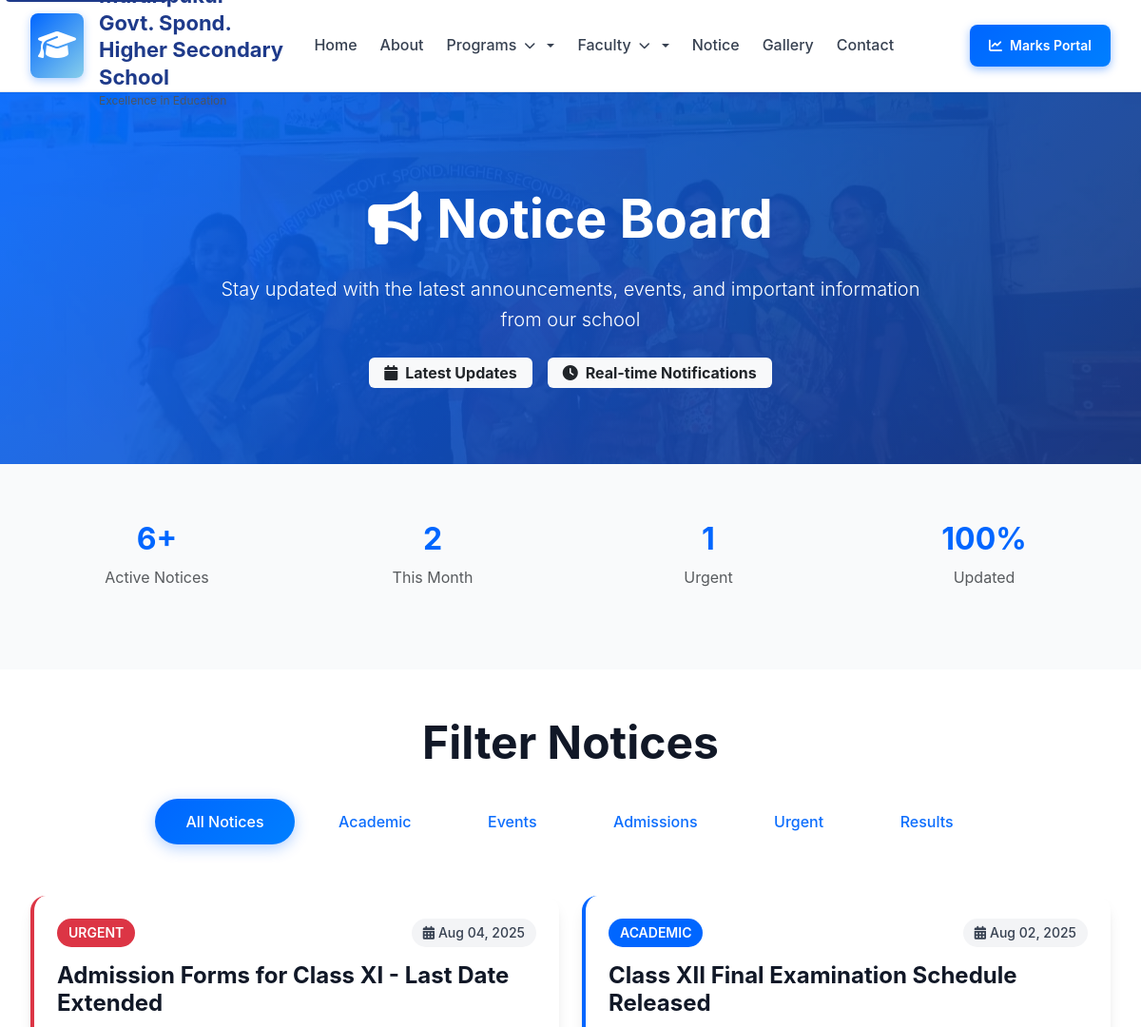
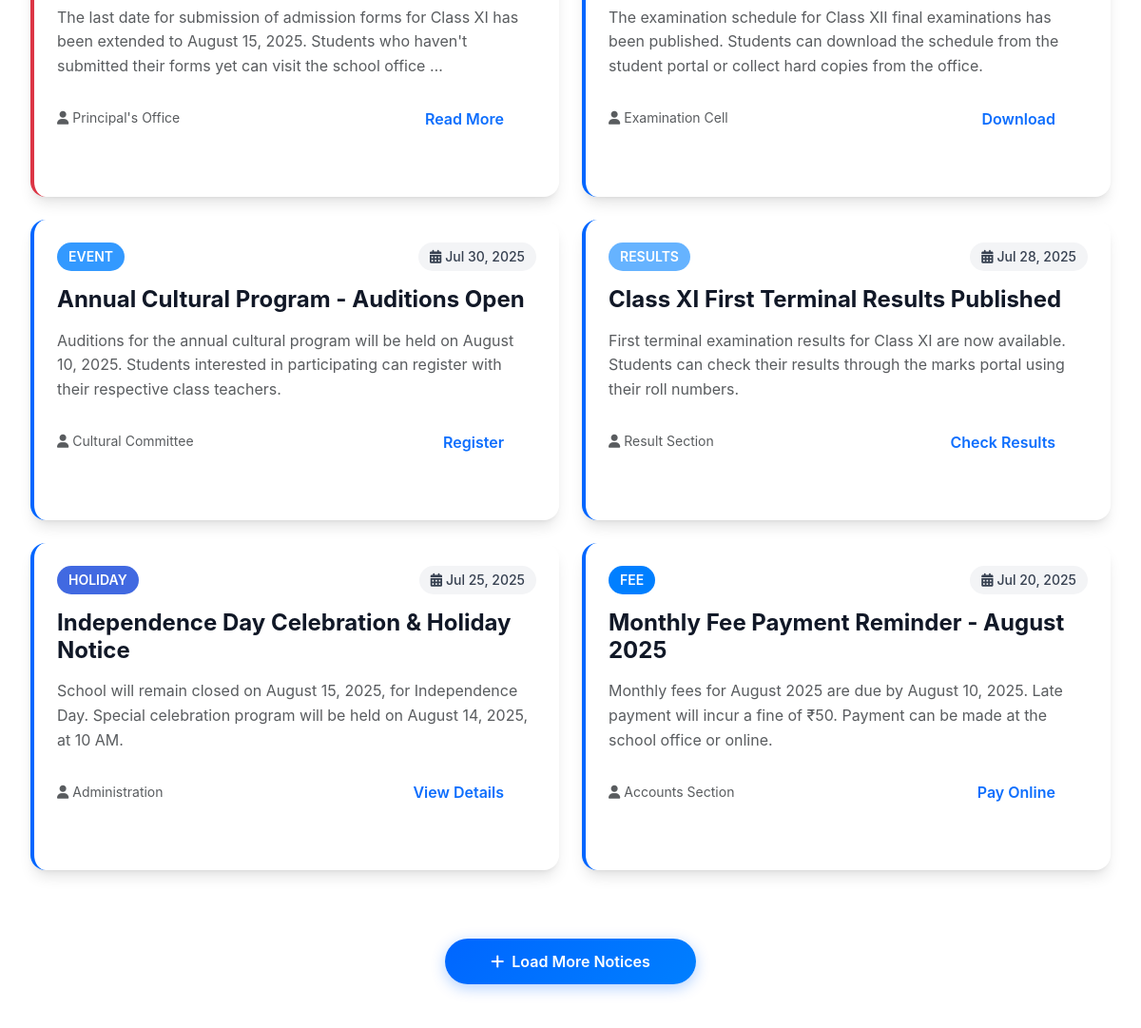
Before: /notice/ (upper part) with the older database file (2 pictures, top to bottom).
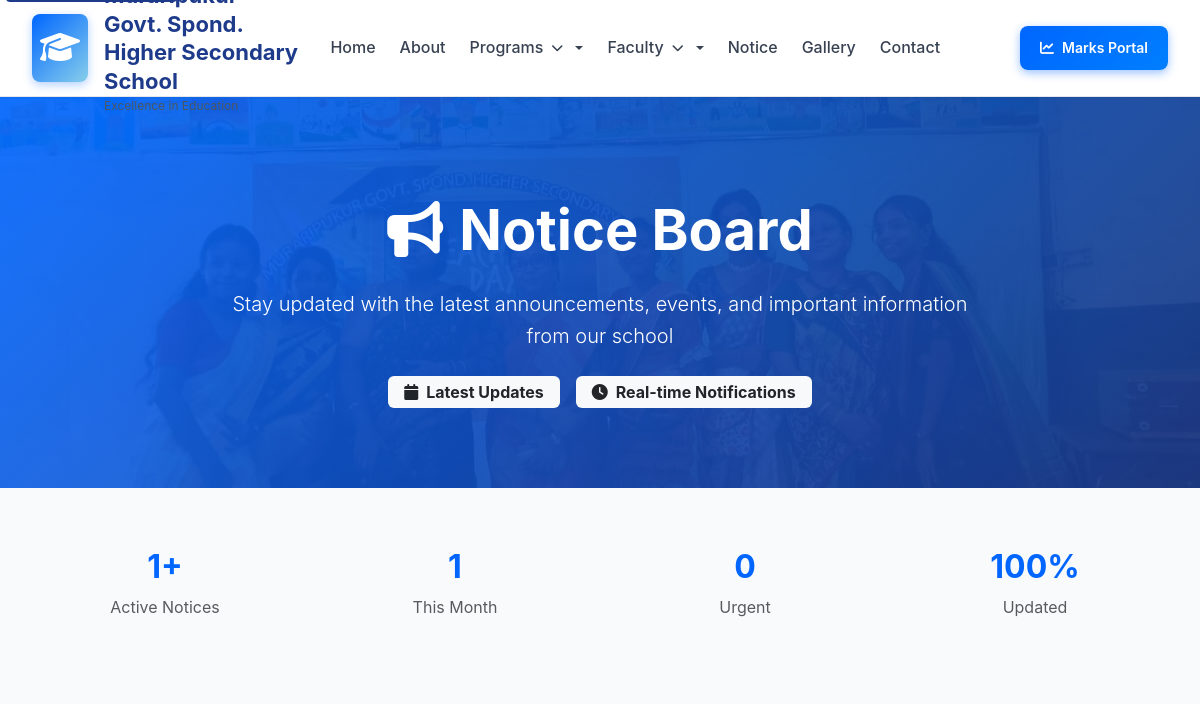
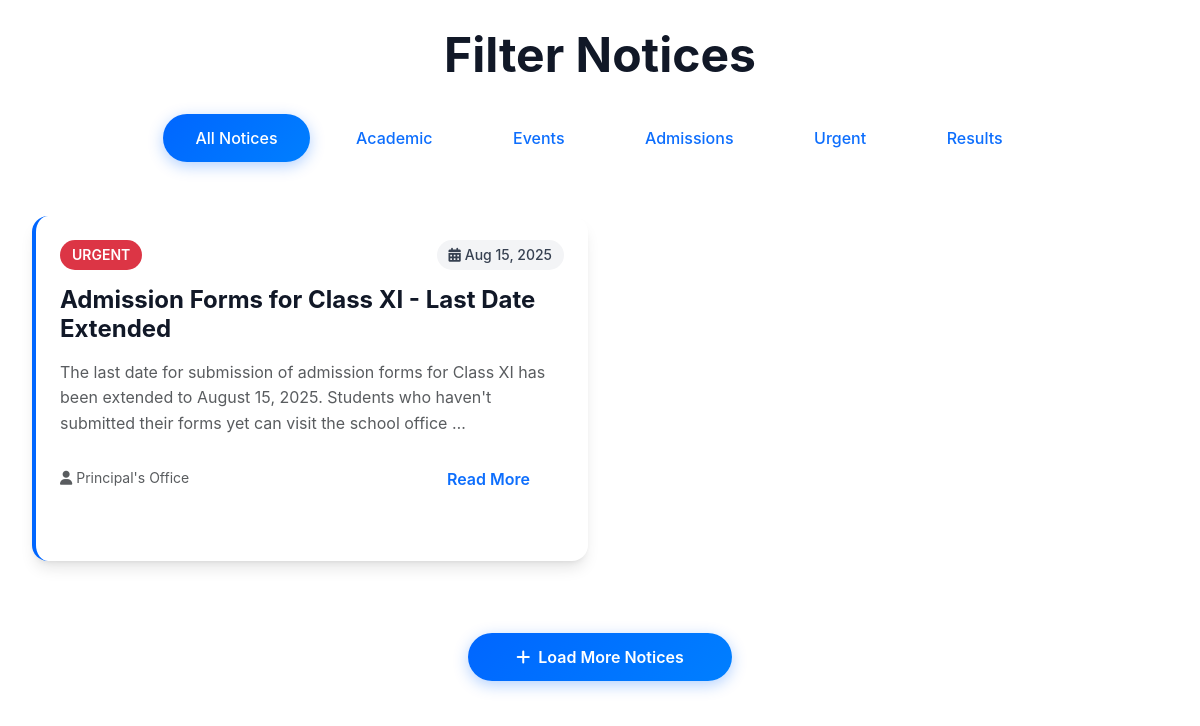
After: the same page with the newer database file (2 pictures, top to bottom).
### marks_portal/models.py (models this page shows, shortened)
class Notice(models.Model):
    CATEGORY_CHOICES = [
        ('URGENT', 'Urgent'),
        ('ACADEMIC', 'Academic'),
        ('EVENT', 'Event'),
        ('ADMISSIONS', 'Admissions'),
        ('RESULTS', 'Results'),
        ('HOLIDAY', 'Holiday'),
        ('FEE', 'Fee'),
        ('GENERAL', 'General'),
    ]
    title = models.CharField(max_length=200)
    content = models.TextField()
    category = models.CharField(max_length=20, choices=CATEGORY_CHOICES, default='GENERAL')
    posted_by = models.CharField(max_length=100)
    date_posted = models.DateTimeField(default=timezone.now)
    is_urgent = models.BooleanField(default=False)
    is_active = models.BooleanField(default=True)
    button_text = models.CharField(max_length=50, blank=True, null=True)
    pdf_file = models.FileField(upload_to='notices/', blank=True, null=True)
    class Meta:
        ordering = ['-is_urgent', '-date_posted']
    def get_badge_color(self):
        color_map = {
            'URGENT': '#dc3545',
            'ACADEMIC': 'var(--primary-blue)',
            'EVENT': 'var(--secondary-blue)',
            'ADMISSIONS': 'var(--royal-blue)',
            'RESULTS': 'var(--light-blue)',
            'HOLIDAY': 'var(--royal-blue)',
            'FEE': 'var(--electric-blue)',
            'GENERAL': 'var(--primary-blue)',
        }
        return color_map.get(self.category, 'var(--primary-blue)')

### marks_portal/views.py (the view)
# urls.py: path('notice/', views.notice, name='notice'),
def notice(request):
    filter_category = request.GET.get('filter', 'all')
    notices = Notice.objects.filter(is_active=True)
    if filter_category != 'all' and filter_category:
        notices = notices.filter(category=filter_category.upper())
    now = timezone.now()
    current_month = now.month
    current_year = now.year
    context = {
        'notices': notices,
        'current_filter': filter_category,
        'total_notices': Notice.objects.filter(is_active=True).count(),
        'urgent_notices': Notice.objects.filter(is_active=True, is_urgent=True).count(),
        'this_month_notices': Notice.objects.filter(
            is_active=True, date_posted__month=current_month, date_posted__year=current_year).count(),
    }
    return render(request, 'notice.html', context)

### templates/notice.html (shortened to what the changed rows need)
{% extends 'base.html' %}
{% load static %}
{% block content %}
<section class="hero-notice">
    <div class="container">
        <div class="row justify-content-center text-center">
            <div class="col-lg-8">
                <h1 class="display-4 fw-bold mb-4">
                    <i class="fas fa-bullhorn me-3"></i>Notice Board
                </h1>
            </div>
        </div>
    </div>
</section>
<section class="stats-section">
    <div class="container">
        <div class="row text-center">
            <div class="col-md-3 mb-4">
                <div class="h2 fw-bold" style="color: var(--primary-blue);">{{ total_notices }}+</div>
                <p class="mb-0 text-muted">Active Notices</p>
            </div>
            <div class="col-md-3 mb-4">
                <div class="h2 fw-bold" style="color: var(--primary-blue);">{{ this_month_notices }}</div>
                <p class="mb-0 text-muted">This Month</p>
            </div>
            <div class="col-md-3 mb-4">
                <div class="h2 fw-bold" style="color: var(--primary-blue);">{{ urgent_notices }}</div>
                <p class="mb-0 text-muted">Urgent</p>
            </div>
        </div>
    </div>
</section>
<section class="py-5">
    <div class="container">
        <div class="row mb-5">
            <div class="col-12 text-center">
                <h2 class="section-title mb-4">Filter Notices</h2>
            </div>
        </div>
        <div class="row">
            {% for notice in notices %}
            <div class="col-lg-6 mb-4">
                <div class="notice-card {% if notice.is_urgent %}notice-urgent{% endif %} p-4 h-100">
                    <div class="d-flex justify-content-between align-items-start mb-3">
                        <span class="notice-badge" style="background: {{ notice.get_badge_color }};">
                            {{ notice.category }}
                        </span>
                        <span class="notice-date">
                            <i class="fas fa-calendar-alt me-1"></i>{{ notice.date_posted|date:"M d, Y" }}
                        </span>
                    </div>
                    <h4 class="fw-bold mb-3" style="color: var(--gray-900);">
                        {{ notice.title }}
                    </h4>
                    <p class="text-muted mb-3">
                        {{ notice.content|truncatewords:30 }}
                    </p>
                    <div class="d-flex align-items-center justify-content-between">
                        <div class="text-muted small">
                            <i class="fas fa-user me-1"></i>{{ notice.posted_by }}
                        </div>
                        {% if notice.pdf_file and notice.button_text %}
                        <a href="{{ notice.pdf_file.url }}" class="btn btn-sm btn-outline-primary" target="_blank">
                            <i class="fas fa-file-pdf me-1"></i>{{ notice.button_text }}
                        </a>
                        {% elif notice.pdf_file %}
                        <a href="{{ notice.pdf_file.url }}" class="btn btn-sm btn-outline-primary" target="_blank">
                            <i class="fas fa-file-pdf me-1"></i>Download PDF
                        </a>
                        {% elif notice.button_text %}
                        <button class="btn btn-sm btn-outline-primary">
                            {{ notice.button_text }}
                        </button>
                        {% else %}
                        <button class="btn btn-sm btn-outline-primary">
                            Read More
                        </button>
                        {% endif %}
                    </div>
                </div>
            </div>
            {% endfor %}
        </div>
    </div>
</section>
{% endblock %}

Changed rows visible on the page:
no longer on this page (row edited): Notice: category "ACADEMIC", date_posted "Aug 02, 2025", title "Class XII Final Examination Schedule Released", content "The examination schedule for Class XII final examinations has been published. Students can download the schedule from the student portal or collect hard copies from the office.", posted_by "Examination Cell", button_text "Download"
no longer on this page (row edited): Notice: category "EVENT", date_posted "Jul 30, 2025", title "Annual Cultural Program - Auditions Open", content "Auditions for the annual cultural program will be held on August 10, 2025. Students interested in participating can register with their respective class teachers.", posted_by "Cultural Committee", button_text "Register"
no longer on this page (row edited): Notice: category "RESULTS", date_posted "Jul 28, 2025", title "Class XI First Terminal Results Published", content "First terminal examination results for Class XI are now available. Students can check their results through the marks portal using their roll numbers.", posted_by "Result Section", button_text "Check Results"
no longer on this page (row edited): Notice: category "HOLIDAY", date_posted "Jul 25, 2025", title "Independence Day Celebration & Holiday Notice", content "School will remain closed on August 15, 2025, for Independence Day. Special celebration program will be held on August 14, 2025, at 10 AM.", posted_by "Administration", button_text "View Details"
no longer on this page (row edited): Notice: category "FEE", date_posted "Jul 20, 2025", title "Monthly Fee Payment Reminder - August 2025", content "Monthly fees for August 2025 are due by August 10, 2025. Late payment will incur a fine of ₹50. Payment can be made at the school office or online.", posted_by "Accounts Section", button_text "Pay Online"
changed Notice "Admission Forms for Class XI - Last Date Extended": is_urgent True → False (drawn); date_posted "Aug 04, 2025" → "Aug 15, 2025"
Other visible differences:
{{ total_notices }}: "6" → "1"
{{ this_month_notices }}: "2" → "1"
{{ urgent_notices }}: "1" → "0"
